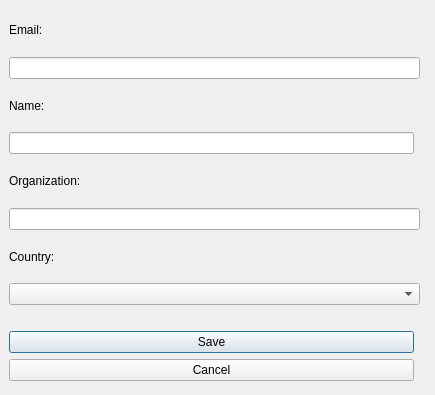
<?xml version="1.0" encoding="UTF-8"?>
<ui version="4.0">
 <class>DlgSettingsRegister</class>
 <widget class="QDialog" name="DlgSettingsRegister">
  <property name="geometry">
   <rect>
    <x>0</x>
    <y>0</y>
    <width>435</width>
    <height>395</height>
   </rect>
  </property>
  <property name="sizePolicy">
   <sizepolicy hsizetype="Fixed" vsizetype="Fixed">
    <horstretch>0</horstretch>
    <verstretch>0</verstretch>
   </sizepolicy>
  </property>
  <property name="windowTitle">
   <string>Land Degradation Monitoring Toolbox</string>
  </property>
  <widget class="QWidget" name="gridLayoutWidget">
   <property name="geometry">
    <rect>
     <x>9</x>
     <y>9</y>
     <width>411</width>
     <height>372</height>
    </rect>
   </property>
   <layout class="QGridLayout" name="gridLayout">
    <property name="sizeConstraint">
     <enum>QLayout::SetDefaultConstraint</enum>
    </property>
    <item row="8" column="1">
     <widget class="QLabel" name="label_3">
      <property name="sizePolicy">
       <sizepolicy hsizetype="Preferred" vsizetype="Minimum">
        <horstretch>0</horstretch>
        <verstretch>0</verstretch>
       </sizepolicy>
      </property>
      <property name="text">
       <string>Organization:</string>
      </property>
     </widget>
    </item>
    <item row="2" column="1" colspan="2">
     <widget class="QLineEdit" name="email">
      <property name="inputMethodHints">
       <set>Qt::ImhEmailCharactersOnly</set>
      </property>
     </widget>
    </item>
    <item row="1" column="1">
     <widget class="QLabel" name="label_2">
      <property name="sizePolicy">
       <sizepolicy hsizetype="Preferred" vsizetype="Minimum">
        <horstretch>0</horstretch>
        <verstretch>0</verstretch>
       </sizepolicy>
      </property>
      <property name="text">
       <string>Email:</string>
      </property>
     </widget>
    </item>
    <item row="10" column="1">
     <widget class="QLabel" name="label_4">
      <property name="sizePolicy">
       <sizepolicy hsizetype="Preferred" vsizetype="Minimum">
        <horstretch>0</horstretch>
        <verstretch>0</verstretch>
       </sizepolicy>
      </property>
      <property name="text">
       <string>Country:</string>
      </property>
     </widget>
    </item>
    <item row="9" column="1" colspan="2">
     <widget class="QLineEdit" name="organization">
      <property name="inputMethodHints">
       <set>Qt::ImhNone</set>
      </property>
      <property name="echoMode">
       <enum>QLineEdit::Normal</enum>
      </property>
     </widget>
    </item>
    <item row="11" column="1" colspan="2">
     <widget class="QComboBox" name="country"/>
    </item>
    <item row="5" column="1">
     <widget class="QLineEdit" name="name">
      <property name="inputMethodHints">
       <set>Qt::ImhNoAutoUppercase</set>
      </property>
     </widget>
    </item>
    <item row="4" column="1">
     <widget class="QLabel" name="label_5">
      <property name="sizePolicy">
       <sizepolicy hsizetype="Preferred" vsizetype="Minimum">
        <horstretch>0</horstretch>
        <verstretch>0</verstretch>
       </sizepolicy>
      </property>
      <property name="text">
       <string>Name:</string>
      </property>
     </widget>
    </item>
    <item row="13" column="1">
     <widget class="QPushButton" name="save">
      <property name="text">
       <string>Save</string>
      </property>
     </widget>
    </item>
    <item row="14" column="1">
     <widget class="QPushButton" name="cancel">
      <property name="text">
       <string>Cancel</string>
      </property>
     </widget>
    </item>
    <item row="12" column="1">
     <spacer name="verticalSpacer">
      <property name="orientation">
       <enum>Qt::Vertical</enum>
      </property>
      <property name="sizeType">
       <enum>QSizePolicy::Fixed</enum>
      </property>
      <property name="sizeHint" stdset="0">
       <size>
        <width>20</width>
        <height>20</height>
       </size>
      </property>
     </spacer>
    </item>
   </layout>
  </widget>
 </widget>
 <resources/>
 <connections/>
</ui>
